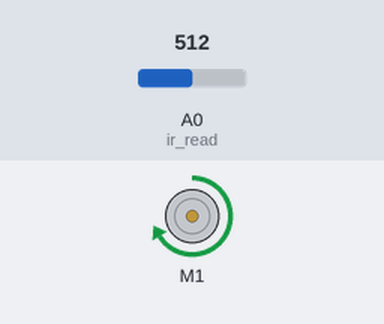
A sketch run on a simulated Arduino Uno, built with avr-gcc and run on an emulated ATmega328P. Parts: DC motor (green arrow = forward, orange = backward, longer = faster). Inputs (shaded band) come from the test bench; at power-on: A0 (ir_read) = 512. What the sketch prints to the serial monitor is not drawn.

Above: at 0.1 s.
Timing chart, 0 to 1.6 s (numbered marks = the images above):
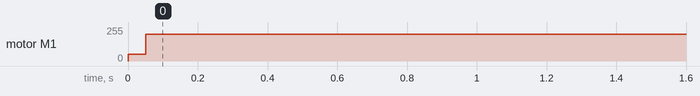

Measured:
- by itself, motor M1: stopped → forward 200/255 at 0.00 s

The sketch:

test_ino.ino
```cpp
#include <Wire.h>
#include <Adafruit_MotorShield.h>
#include "utility/Adafruit_PWMServoDriver.h"

Adafruit_MotorShield AFMS = Adafruit_MotorShield();
Adafruit_DCMotor *myMotor = AFMS.getMotor(1);
const int ir_read = A0;
int state;
int counter=0;
int sensorVal;
int desired_pos_slice;
int error;
int P;
int desired_pos_deg = 180; // desired position in degrees; SET THIS FOR TESTING
int kp = 2;
int slice_angle = 15;
int error_threshold = 20;

void setup() {
  Serial.begin(9600);  // set up Serial library at 9600 bps
  AFMS.begin();        // create with the default frequency 1.6KHz
  myMotor->setSpeed(50);
  myMotor->run(FORWARD);
}

void loop() {
  uint8_t i;
  myMotor->run(FORWARD);

  // // Convert desired_pos to ticks
  desired_pos_slice = (desired_pos_deg / slice_angle) + 1; // denominator is angle of each slice; SET THIS FOR NEW PINWHEEL
  detect_slice();
  adjust_speed();
}

void adjust_speed(){
  // error = how much distance is left
  error = desired_pos_deg - (counter * slice_angle);
  P = error * kp;
  if (P > 200){ P=200; }
  if (error > error_threshold){ myMotor->setSpeed(P); }
  else if (error < 0){ myMotor->run(BACKWARD); myMotor->setSpeed(P); }
  else{ myMotor->setSpeed(0); }
}


void detect_slice(){
  sensorVal = analogRead(ir_read);
  // Detect slice change and increment counter;
  // if sensing black slice when prev state is white,
  if (sensorVal > 900 && state == 1) { state = 0; counter++; }
  // if sensing white slice when prev state is black,
  if (sensorVal < 790 && state == 0) { state = 1; counter++; }

  Serial.print("state: "); Serial.println(state);
  Serial.print("ir_read: "); Serial.println(sensorVal);
  Serial.print("COUNT: "); Serial.println(counter);
  delay(50);
}
```
